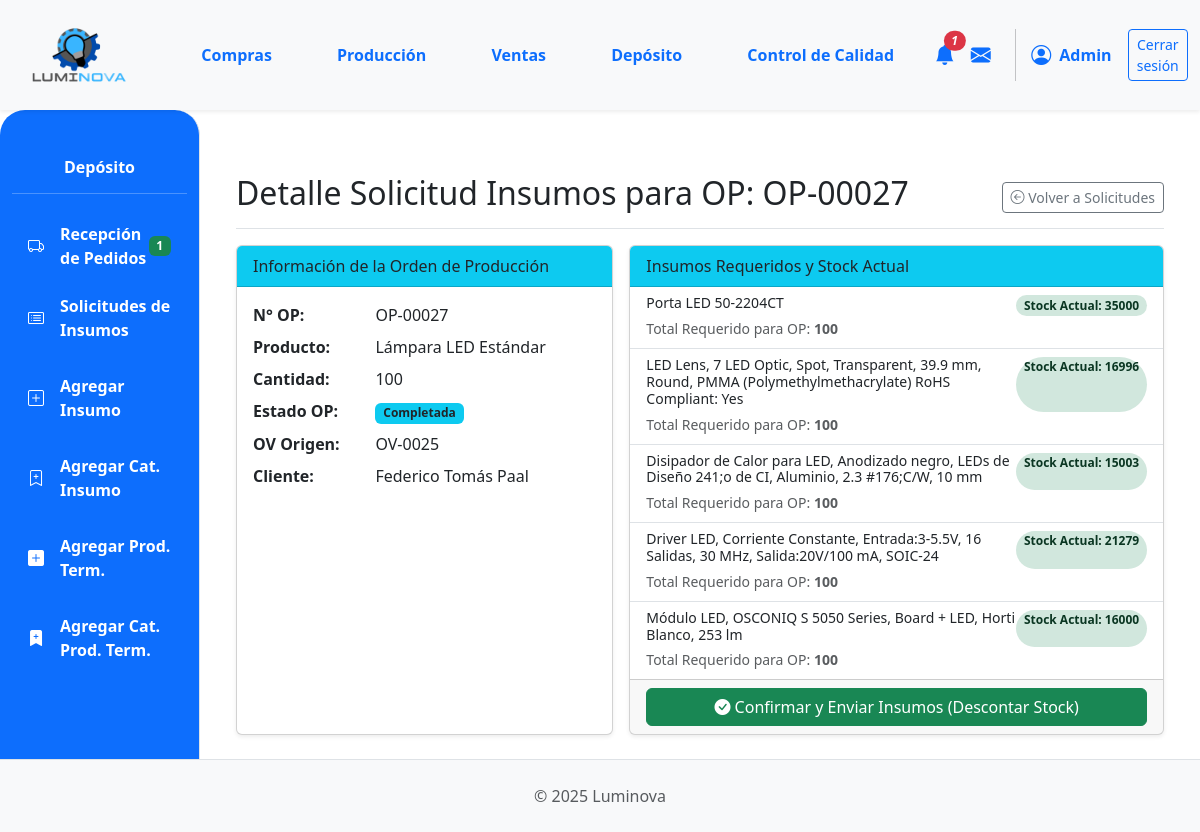
The page /deposito/solicitud-op/70/ (signed in) on the database its author committed.
### App_LUMINOVA/models.py (models this page shows, shortened)
class OrdenProduccion(models.Model):
    numero_op = models.CharField(
        max_length=20, unique=True, verbose_name="N° Orden de Producción"
    )
    orden_venta_origen = models.ForeignKey(
        OrdenVenta,
        on_delete=models.SET_NULL,
        null=True,
        blank=True,
        related_name="ops_generadas",
    )
    producto_a_producir = models.ForeignKey(
        ProductoTerminado, on_delete=models.PROTECT, related_name="ordenes_produccion"
    )
    cantidad_a_producir = models.PositiveIntegerField()
    estado_op = models.ForeignKey(
        EstadoOrden,
        on_delete=models.SET_NULL,
        null=True,
        blank=True,
        related_name="ops_estado",
    )
    fecha_solicitud = models.DateTimeField(default=timezone.now)
    fecha_inicio_real = models.DateTimeField(null=True, blank=True)
    fecha_inicio_planificada = models.DateField(
        null=True, blank=True
    )
    fecha_fin_real = models.DateTimeField(null=True, blank=True)
    fecha_fin_planificada = models.DateField(null=True, blank=True)
    sector_asignado_op = models.ForeignKey(
        SectorAsignado,
        on_delete=models.SET_NULL,
        null=True,
        blank=True,
        related_name="ops_sector",
    )
    notas = models.TextField(null=True, blank=True, verbose_name="Notas")

class ProductoTerminado(models.Model):
    descripcion = models.CharField(max_length=255)  # Aumentado max_length
    categoria = models.ForeignKey(
        CategoriaProductoTerminado,
        on_delete=models.PROTECT,
        related_name="productos_terminados",
    )
    precio_unitario = models.DecimalField(max_digits=10, decimal_places=2, default=0.00)
    stock = models.IntegerField(default=0)
    modelo = models.CharField(max_length=50, blank=True, null=True)
    potencia = models.IntegerField(blank=True, null=True)
    acabado = models.CharField(max_length=50, blank=True, null=True)
    color_luz = models.CharField(max_length=50, blank=True, null=True)
    material = models.CharField(max_length=50, blank=True, null=True)
    imagen = models.ImageField(null=True, blank=True, upload_to="productos_terminados/")

class EstadoOrden(
    models.Model
):
    nombre = models.CharField(
        max_length=50, unique=True
    )

class OrdenVenta(models.Model):
    ESTADO_CHOICES = [
        ("PENDIENTE", "Pendiente Confirmación"),
        ("CONFIRMADA", "Confirmada (Esperando Producción)"),
        ("INSUMOS_SOLICITADOS", "Insumos Solicitados"),
        ("PRODUCCION_INICIADA", "Producción Iniciada"),
        ("PRODUCCION_CON_PROBLEMAS", "Producción con Problemas"),
        ("LISTA_ENTREGA", "Lista para Entrega"),
        ("COMPLETADA", "Completada/Entregada"),
        ("CANCELADA", "Cancelada"),
    ]
    numero_ov = models.CharField(
        max_length=20, unique=True, verbose_name="N° Orden de Venta"
    )
    cliente = models.ForeignKey(
        Cliente, on_delete=models.PROTECT, related_name="ordenes_venta"
    )
    fecha_creacion = models.DateTimeField(default=timezone.now)
    estado = models.CharField(
        max_length=50, choices=ESTADO_CHOICES, default="PENDIENTE"
    )
    total_ov = models.DecimalField(
        max_digits=12, decimal_places=2, default=0.00, verbose_name="Total OV"
    )
    notas = models.TextField(blank=True, null=True)

class Cliente(models.Model):
    nombre = models.CharField(max_length=150, unique=True)
    direccion = models.TextField(blank=True)
    telefono = models.CharField(max_length=25, blank=True)
    email = models.EmailField(unique=True, null=True, blank=True)

class Insumo(models.Model):
    descripcion = models.CharField(max_length=255)
    categoria = models.ForeignKey(
        CategoriaInsumo, on_delete=models.PROTECT, related_name="insumos"
    )
    fabricante = models.ForeignKey(
        Fabricante,
        on_delete=models.SET_NULL,
        null=True,
        blank=True,
        related_name="insumos_fabricados",
    )
    imagen = models.ImageField(null=True, blank=True, upload_to="insumos/")
    stock = models.IntegerField(default=0)
    cantidad_en_pedido = models.PositiveIntegerField(
    default=0,
    verbose_name="Cantidad en Pedido",
    blank=True,
    null=True
)

### App_LUMINOVA/views.py (the view)
# urls.py: path('deposito/solicitud-op/<int:op_id>/', deposito_detalle_solicitud_op_view, name='deposito_detalle_solicitud_op'),
@login_required
def deposito_detalle_solicitud_op_view(request, op_id):
    op = get_object_or_404(OrdenProduccion.objects.select_related('producto_a_producir', 'estado_op'), id=op_id)
    insumos_necesarios_data = []
    todos_los_insumos_disponibles = True # Asumir que sí hasta que se demuestre lo contrario
    if op.producto_a_producir:
        componentes_requeridos = ComponenteProducto.objects.filter(
            producto_terminado=op.producto_a_producir
        ).select_related('insumo')
        if not componentes_requeridos.exists():
            messages.warning(request, f"No se ha definido el BOM (lista de componentes) para el producto '{op.producto_a_producir.descripcion}'. No se pueden determinar los insumos.")
            todos_los_insumos_disponibles = False # No se puede proceder
        for comp in componentes_requeridos:
            cantidad_total_req = comp.cantidad_necesaria * op.cantidad_a_producir
            suficiente = comp.insumo.stock >= cantidad_total_req
            if not suficiente:
                todos_los_insumos_disponibles = False
            insumos_necesarios_data.append({
                'insumo_id': comp.insumo.id,
                'insumo_descripcion': comp.insumo.descripcion,
                'cantidad_total_requerida_op': cantidad_total_req,
                'stock_actual_insumo': comp.insumo.stock,
                'suficiente_stock': suficiente
            })
    context = {
        'op': op,
        'insumos_necesarios_list': insumos_necesarios_data,
        'todos_los_insumos_disponibles': todos_los_insumos_disponibles, # Para habilitar/deshabilitar botón
        'titulo_seccion': f'Detalle Solicitud Insumos para OP: {op.numero_op}'
    }
    return render(request, 'deposito/deposito_detalle_solicitud_op.html', context)

### App_LUMINOVA/templates/deposito/deposito_detalle_solicitud_op.html (shortened to what this page needs)
{% extends 'padre.html' %}
{% load static %}
{% load django_bootstrap5 %}
{% block sidebar_content %}
    {% include 'deposito/deposito_sidebar.html' %}
{% endblock %}
{% block content %}
<div class="container-fluid mt-4">
    <div class="d-flex justify-content-between flex-wrap flex-md-nowrap align-items-center pt-3 pb-2 mb-3 border-bottom">
        <h1 class="h2">{{ titulo_seccion }}</h1>
        <a href="{% url 'App_LUMINOVA:deposito_solicitudes_insumos' %}" class="btn btn-outline-secondary btn-sm">
            <i class="bi bi-arrow-left-circle"></i> Volver a Solicitudes
        </a>
    </div>
    <div class="row g-3">
        <div class="col-md-5">
            <div class="card shadow-sm h-100">
                <div class="card-header bg-info">
                    Información de la Orden de Producción
                </div>
                <div class="card-body">
                    <dl class="row mb-0">
                        <dt class="col-sm-4">N° OP:</dt><dd class="col-sm-8">{{ op.numero_op }}</dd>
                        <dt class="col-sm-4">Producto:</dt><dd class="col-sm-8">{{ op.producto_a_producir.descripcion }}</dd>
                        <dt class="col-sm-4">Cantidad:</dt><dd class="col-sm-8">{{ op.cantidad_a_producir }}</dd>
                        <dt class="col-sm-4">Estado OP:</dt><dd class="col-sm-8"><span class="badge bg-info text-dark">{{ op.estado_op.nombre }}</span></dd>
                        <dt class="col-sm-4">OV Origen:</dt><dd class="col-sm-8">{{ op.orden_venta_origen.numero_ov|default_if_none:"N/A" }}</dd>
                        <dt class="col-sm-4">Cliente:</dt><dd class="col-sm-8">{{ op.orden_venta_origen.cliente.nombre|default_if_none:"N/A" }}</dd>
                    </dl>
                </div>
            </div>
        </div>
        <div class="col-md-7">
            <div class="card shadow-sm h-100">
                <div class="card-header bg-info">
                    Insumos Requeridos y Stock Actual
                </div>
                <div class="card-body p-0" style="max-height: 400px; overflow-y: auto;">
                    {% if insumos_necesarios_list %}
                    <ul class="list-group list-group-flush">
                        {% for item in insumos_necesarios_list %}
                        <li class="list-group-item {% if not item.suficiente_stock %}list-group-item-danger{% endif %}">
                            <div class="d-flex w-100 justify-content-between">
                                <h6 class="mb-1 small">{{ item.insumo_descripcion }}</h6>
                                <span class="badge {% if item.suficiente_stock %}bg-success-subtle text-success-emphasis{% else %}bg-danger-subtle text-danger-emphasis{% endif %} rounded-pill small">
                                    Stock Actual: {{ item.stock_actual_insumo }}
                                </span>
                            </div>
                            <small class="text-muted">Total Requerido para OP: <strong>{{ item.cantidad_total_requerida_op }}</strong></small>
                        </li>
                        {% endfor %}
                    </ul>
                    {% else %}
                    <p class="p-3 text-muted">No hay componentes definidos (BOM) para el producto de esta OP.</p>
                    {% endif %}
                </div>
                {% if insumos_necesarios_list %}
                <div class="card-footer text-center">
                    <form method="post" action="{% url 'App_LUMINOVA:deposito_enviar_insumos_op' op.id %}">
                        <button type="submit" class="btn btn-success w-100" {% if not todos_los_insumos_disponibles %}disabled title="No hay stock suficiente para todos los insumos."{% endif %}>
                            <i class="bi bi-check-circle-fill"></i> Confirmar y Enviar Insumos (Descontar Stock)
                        </button>
                    </form>
                </div>
                {% endif %}
            </div>
        </div>
    </div>
</div>
{% endblock %}

### App_LUMINOVA/templates/shared/header.html (shortened to what this page needs)
{% load static %}
<header>
    <nav class="navbar navbar-expand-lg navbar-light bg-light shadow-sm p-0">
        <div class="container-fluid d-flex align-items-center">
            <div class="col-md-3 col-lg-1">
                <a class="navbar-brand d-flex align-items-center ms-3" href="{% url 'App_LUMINOVA:dashboard' %}">
                    <img src="{% static 'img/logo.png' %}" alt="Luminova Logo" height="100" width="100" class="d-inline-block align-text-top me-2">
                </a>
            </div>
            <div class="collapse navbar-collapse" id="navbarContent" style="padding-left: 5%;">
                <ul class="navbar-nav mb-2 mb-lg-0 d-flex justify-content-around w-100">
                    <li class="nav-item"><a class="nav-link text-primary fw-bold" href="{% url 'App_LUMINOVA:compras_lista_oc' %} ">Compras</a></li>
                    <li class="nav-item"><a class="nav-link text-primary fw-bold" href="{% url 'App_LUMINOVA:produccion_principal' %}">Producción</a></li>
                    <li class="nav-item"><a class="nav-link text-primary fw-bold" href="{% url 'App_LUMINOVA:ventas_lista_ov' %}">Ventas</a></li>
                    <li class="nav-item"><a class="nav-link text-primary fw-bold" href="{% url 'App_LUMINOVA:deposito_view' %}">Depósito</a></li>
                    <li class="nav-item"><a class="nav-link text-primary fw-bold" href="{% url 'App_LUMINOVA:control_calidad_view' %}">Control de Calidad</a></li>
                </ul>
                <div class="navbar-nav ms-auto d-flex flex-row align-items-center">
                    {% if user.is_authenticated %}
                        <div class="nav-item dropdown">
                            <a class="nav-link px-2" href="#" role="button" data-bs-toggle="dropdown" aria-expanded="false" title="Notificaciones">
                                <i class="bi bi-bell-fill fs-5 position-relative text-primary">
                                    {% if total_notificaciones > 0 %}
                                    <span class="position-absolute top-0 start-100 translate-middle badge rounded-pill bg-danger" style="font-size: 0.6em;">{{ total_notificaciones }}</span>
                                    {% endif %}
                                </i>
                            </a>
                        </div>
                        <div class="nav-item">
                             <a class="nav-link px-2" href="#" title="Mensajes"><i class="bi bi-envelope-fill fs-5 text-primary"></i></a>
                        </div>
                        <div class="nav-item d-flex align-items-center">
                             <i class="bi bi-person-circle fs-5 text-primary"></i>
                             <span class="ms-2 fw-bold text-primary">{{ user.first_name|default:user.username|capfirst }}</span>
                        </div>
                        <div class="nav-item ms-3">
                            <a class="btn btn-outline-primary btn-sm" href="{% url 'App_LUMINOVA:logout' %}">Cerrar sesión</a>
                        </div>
                    {% endif %}
                </div>
            </div>
        </div>
    </nav>
</header>

### App_LUMINOVA/static/css/custom.css (style rules this page uses)
html, body { height: 100%; margin: 0; }
body { display: flex; flex-direction: column; min-height: 100vh; }
.card { display: flex; flex-direction: column; height: 100%; }
.card-body { flex-grow: 1; display: flex; flex-direction: column; justify-content: space-between; }

### rows shown on the page
OrdenProduccion: numero_op "OP-00027", producto_a_producir.descripcion "Lámpara LED Estándar", cantidad_a_producir "100", estado_op.nombre "Completada", orden_venta_origen.numero_ov "OV-0025", orden_venta_origen.cliente.nombre "Federico Tomás Paal"
Insumo: insumo_descripcion "Porta LED 50-2204CT"
Insumo: insumo_descripcion "LED Lens, 7 LED Optic, Spot, Transparent, 39.9 mm, Round, PMMA (Polymethylmethacrylate) RoHS Compliant: Yes"
Insumo: insumo_descripcion "Disipador de Calor para LED, Anodizado negro, LEDs de Diseño 241;o de CI, Aluminio, 2.3 #176;C/W, 10 mm"
Insumo: insumo_descripcion "Driver LED, Corriente Constante, Entrada:3-5.5V, 16 Salidas, 30 MHz, Salida:20V/100 mA, SOIC-24"
Insumo: insumo_descripcion "Módulo LED, OSCONIQ S 5050 Series, Board + LED, Horti Blanco, 253 lm"

### other values the page prints
{{ total_notificaciones }} "1"
{{ user.first_name|default:user.username|capfirst }} "Admin"
{{ ocs_en_transito_count }} "1"
{{ titulo_seccion }} "Detalle Solicitud Insumos para OP: OP-00027"
{{ item.stock_actual_insumo }} "35000" "16996" "15003" "21279" "16000"
{{ item.cantidad_total_requerida_op }} "100" "100" "100" "100" "100"
